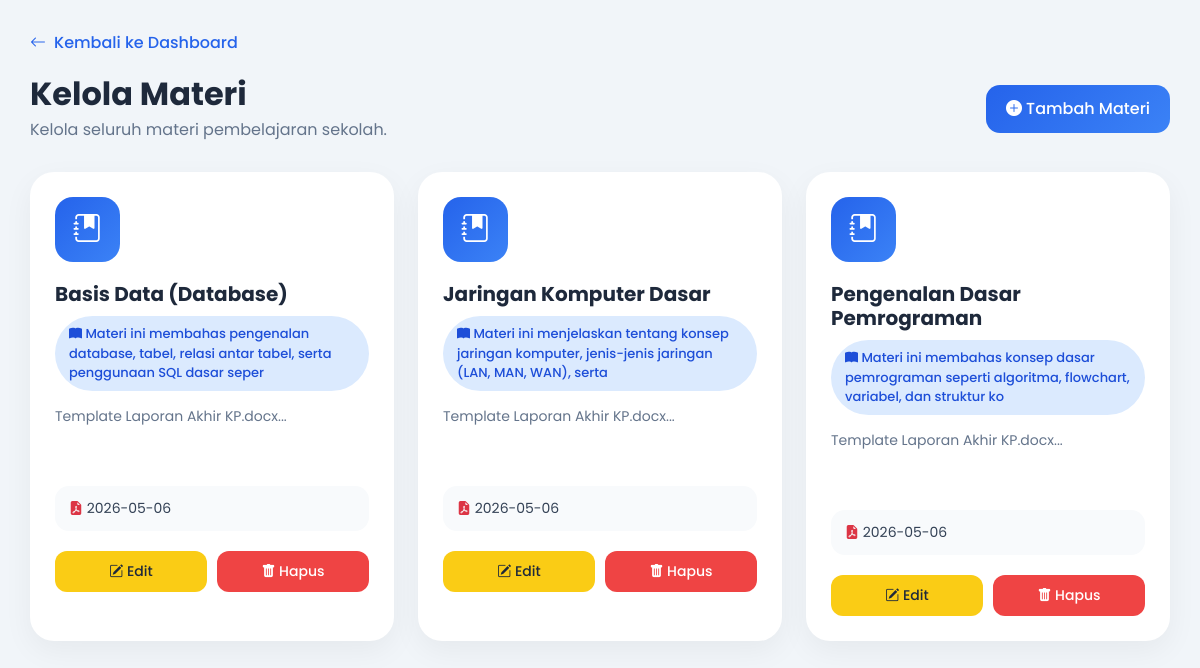
/admin/materi.php, run on the app's committed database.
### tables this page shows
CREATE TABLE `materi` (
  `id_materi` int(11) NOT NULL,
  `judul` varchar(255) NOT NULL,
  `mapel` varchar(100) NOT NULL,
  `deskripsi` text DEFAULT NULL,
  `file_materi` varchar(255) NOT NULL
);

### admin/materi.php (the view, shortened to what this page needs)
<?php
include '../config/koneksi.php';
$data = mysqli_query($koneksi, "SELECT * FROM materi ORDER BY id_materi DESC");
?>
<!DOCTYPE html>
<html>
<head>
    <link href="https://cdn.jsdelivr.net/npm/bootstrap@5.3.0/dist/css/bootstrap.min.css" rel="stylesheet">
    <link href="https://cdn.jsdelivr.net/npm/bootstrap-icons/font/bootstrap-icons.css" rel="stylesheet">
</head>
<body>
<a href="dashboard.php" class="back-btn">
    <i class="bi bi-arrow-left"></i> Kembali ke Dashboard
</a>
<div class="page-header">
    <div class="page-title">
        <h2>Kelola Materi</h2>
        <p>Kelola seluruh materi pembelajaran sekolah.</p>
    </div>
    <a href="tambah_materi.php" class="btn btn-add">
        <i class="bi bi-plus-circle-fill"></i> Tambah Materi
    </a>
</div>
<div class="row g-4">
<?php while($row = mysqli_fetch_assoc($data)) { ?>
<div class="col-lg-4 col-md-6">
    <div class="materi-card">
        <div class="materi-icon">
            <i class="bi bi-journal-bookmark-fill"></i>
        </div>
        <h5 class="materi-title"><?= $row['judul']; ?></h5>
        <span class="badge-mapel">
            <i class="bi bi-book-fill"></i> <?= $row['mapel']; ?>
        </span>
        <div class="materi-desc">
            <?= substr($row['deskripsi'],0,90); ?>...
        </div>
        <div class="file-box">
            <i class="bi bi-file-earmark-pdf-fill text-danger"></i>
            <?= $row['file_materi']; ?>
        </div>
        <div class="action-buttons">
            <a href="edit_materi.php?id=<?= $row['id_materi']; ?>" class="btn btn-edit w-100">
                <i class="bi bi-pencil-square"></i> Edit
            </a>
            <a href="hapus_materi.php?id=<?= $row['id_materi']; ?>"
               class="btn btn-delete w-100"
               onclick="return confirm('Yakin ingin menghapus materi ini?')">
                <i class="bi bi-trash-fill"></i> Hapus
            </a>
        </div>
    </div>
</div>
<?php } ?>
</div>
</body>
</html>

### admin/materi.php (style rules this page uses)
* { font-family: 'Poppins', sans-serif; }
body { background: #f1f5f9; padding: 30px; }
.page-header { display: flex; justify-content: space-between; align-items: center; flex-wrap: wrap; gap: 15px; margin-bottom: 30px; }
.page-title h2 { font-weight: 700; color: #1e293b; margin-bottom: 5px; }
.page-title p { color: #64748b; margin: 0; }
.btn-add { background: linear-gradient(135deg, #2563eb, #3b82f6); color: white; border: none; border-radius: 14px; padding: 12px 20px; font-weight: 500; transition: 0.3s; }
.materi-card { background: white; border: none; border-radius: 24px; padding: 25px; box-shadow: 0 10px 30px rgba(0,0,0,0.05); transition: 0.3s; height: 100%; }
.materi-icon { width: 65px; height: 65px; border-radius: 18px; background: linear-gradient(135deg, #2563eb, #3b82f6); display: flex; align-items: center; justify-content: center; color: white; font-size: 28px; margin-bottom: 20px; }
.materi-title { font-weight: 700; color: #1e293b; margin-bottom: 10px; }
.badge-mapel { background: #dbeafe; color: #1d4ed8; padding: 8px 14px; border-radius: 50px; font-size: 13px; font-weight: 500; display: inline-block; margin-bottom: 15px; }
.materi-desc { color: #64748b; font-size: 14px; margin-bottom: 20px; min-height: 60px; }
.file-box { background: #f8fafc; border-radius: 14px; padding: 12px 14px; margin-bottom: 20px; font-size: 14px; color: #334155; }
.action-buttons { display: flex; gap: 10px; }
.btn-edit { background: #facc15; color: #1e293b; border: none; border-radius: 12px; padding: 10px 16px; font-size: 14px; font-weight: 500; }
.btn-delete { background: #ef4444; color: white; border: none; border-radius: 12px; padding: 10px 16px; font-size: 14px; font-weight: 500; }
.back-btn { display: inline-flex; align-items: center; gap: 8px; color: #2563eb; text-decoration: none; font-weight: 500; margin-bottom: 20px; }

### data on the page
materi: judul "Basis Data (Database)", mapel "Materi ini membahas pengenalan database, tabel, relasi antar tabel, serta penggunaan SQL dasar seper", deskripsi "Template Laporan Akhir KP.docx", file_materi "2026-05-06"
materi: judul "Jaringan Komputer Dasar", mapel "Materi ini menjelaskan tentang konsep jaringan komputer, jenis-jenis jaringan (LAN, MAN, WAN), serta", deskripsi "Template Laporan Akhir KP.docx", file_materi "2026-05-06"
materi: judul "Pengenalan Dasar Pemrograman", mapel "Materi ini membahas konsep dasar pemrograman seperti algoritma, flowchart, variabel, dan struktur ko", deskripsi "Template Laporan Akhir KP.docx", file_materi "2026-05-06"
